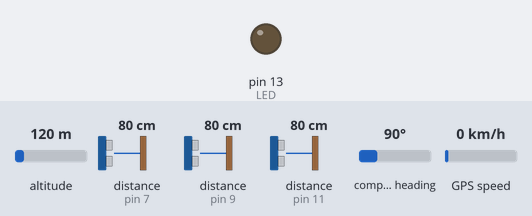
The sketch below on a simulated Arduino Leonardo, built with avr-gcc and run on an emulated ATmega32U4. On the bench: output pins drawn as LEDs (lit = HIGH). Wiring (inferred from the names in the program): 3 × ultrasonic range finder: trigger pin 8, echo pin 7 / trigger pin 10, echo pin 9 / trigger pin 12, echo pin 11. The inputs (shaded band) are chosen by the test bench; at power-on: distance to the obstacle (sensors on pin 7, pin 9, pin 11) 80 cm, GPS speed 0 km/h, altitude 120 m, compass heading 90°. The echo pulse lasts 58.3 µs per cm; the GPS gets a fix after 3 s at 37.7749, -122.4194 with 8 satellites; pins used as bus, display or sensor lines are not drawn.

Above: at 1.2 s.
1.3 s: distance to the obstacle (sensor on pin 7) set to 34 cm
2.8 s: distance to the obstacle (sensor on pin 7) set to 31 cm
6.3 s: distance to the obstacle (sensor on pin 9) set to 2 cm
10.4 s: distance to the obstacle (sensor on pin 11) set to 4 cm
At 11.8 s:
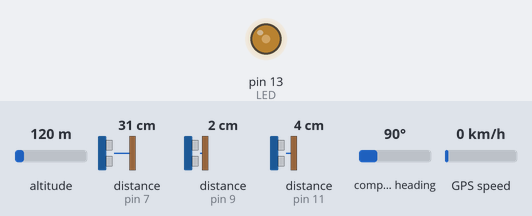
14.5 s: GPS speed set to 30 km/h
18.0 s: distance to the obstacle (sensor on pin 9) set to 9 cm
Timing chart, 0 to 22.6 s (numbered marks = the images above; inputs shaded):
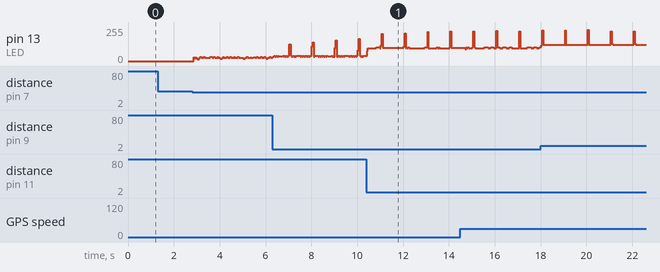

The sketch:

arduino_bach.ino
```cpp
/* --- INCLUDES --- */
#include <TinyGPS.h>

/* --- DEFINES --- */

#define SENSORS			3
#define SAMPLES_SIZE	101
#define IN_TIMEOUT  4000

/* -- Ultrasonic sensor pins -- */
// ECHOS
#define ECHO1	11
#define ECHO2	9
#define ECHO3	7
#define ECHO4	5
#define ECHO5	3

// TRIGGERS
#define TRIGGER1	12
#define TRIGGER2	10
#define TRIGGER3	8
#define TRIGGER4	6
#define TRIGGER5	4

/* -- LED -- */
#define LED		13

/* -- LCD pins -- */
#define RS	7
#define E	8
#define D4	9
#define D5	10
#define D6	11
#define D7	12
// R/W to ground

/* --- TYPEDEFS --- */
typedef struct ArduinoData
{
	// Sensor ID
	char id;

	// Dummy data
	char dummy;

	// Samples buffer
	int values[SAMPLES_SIZE];

	// GPS data
	long lng;
	long lat;
} ArduinoData;

/* --- CONSTANTS --- */
const char echoPins[] = {
	ECHO1, ECHO2, ECHO3, ECHO4, ECHO5
};

const char triggerPins[] = {
	TRIGGER1, TRIGGER2, TRIGGER3, TRIGGER4, TRIGGER5
};

// Range of distance for ultrasonic sensor
const int MIN_DISTANCE = 3;
const int MAX_DISTANCE = 30;

const byte SENSOR_DATA = 1;
const byte GPS_DATA = 2;

/* --- GLOBAL VARIABLES --- */
byte sensorIndex;

byte bufferCount[SENSORS];

unsigned char pcReady;

int gpsData;

long distance;
long utime;

unsigned long fix_age;
unsigned long gpsSpeed;

TinyGPS gps;

ArduinoData data[SENSORS];

void setup()
{
	/* -- Serial initialization -- */
	Serial.begin(115200); // PC comunication
	Serial1.begin(38400); // GPS baud rate

	/* --- PIN MODES --- */

	pinMode(LED, OUTPUT);

	/* -- Ultrasonic sensor pins -- */
	for (int i = 0; i < SENSORS; i++)
	{
		pinMode(echoPins[i], INPUT);
	}

	for (int i = 0; i < SENSORS; i++)
	{
		pinMode(triggerPins[i], OUTPUT);
	}

	// Initialize bufferCount
	memset(bufferCount, 0, sizeof(char) * 3);

	// Sensors ID
	data[0].id = 'A';
	data[1].id = 'B';
	data[2].id = 'C';

	// Initialize variables;
	pcReady = false;

	sensorIndex = 0;
}

void loop()
{
	/* --- GETTING GPS DATA --- */
	while (Serial1.available())
	{
		gps.encode(Serial1.read());
	}

	// Get encoded data
	gps.get_position(&(data[sensorIndex].lat), &(data[sensorIndex].lng), &fix_age);

	/* --- ULTRASONIC SENSOR HANDLING --- */
	digitalWrite(LED, LOW);

	// 10us ultrasonic cycle
	digitalWrite(triggerPins[sensorIndex], LOW);
	digitalWrite(triggerPins[sensorIndex], HIGH);
	delayMicroseconds(10);

	digitalWrite(triggerPins[sensorIndex], LOW);

	// Calculate the distance (in cm) based on the speed of sound.
	utime = pulseIn(echoPins[sensorIndex], HIGH, IN_TIMEOUT);
	distance = utime / 58L;

	// Verifying distance is in range
	if (distance >= MIN_DISTANCE && distance <= MAX_DISTANCE)
	{
		digitalWrite(LED, HIGH);
    //delayMicroseconds(900);
		delay(1);

		data[sensorIndex].values[bufferCount[sensorIndex]] = utime;

		bufferCount[sensorIndex]++;

		// If buffer is full, it's send to computer
		if (bufferCount[sensorIndex] == SAMPLES_SIZE)
		{
			if (pcReady == 'Y')
			{
				Serial.write((const byte *) &(data[sensorIndex]), sizeof(ArduinoData));
			}

			bufferCount[sensorIndex] = 0;
		}
	}

	sensorIndex++;

	if (sensorIndex == SENSORS)
	{
		sensorIndex = 0;
	}

	if (SENSORS == 1)
	{
		delay(8);
	}
}

void serialEvent()
{
	// Enables or disables serial transmission
	pcReady = Serial.read();
}
```

Measured:
- after the input at 1.3 s, every drawn part: stays the same
